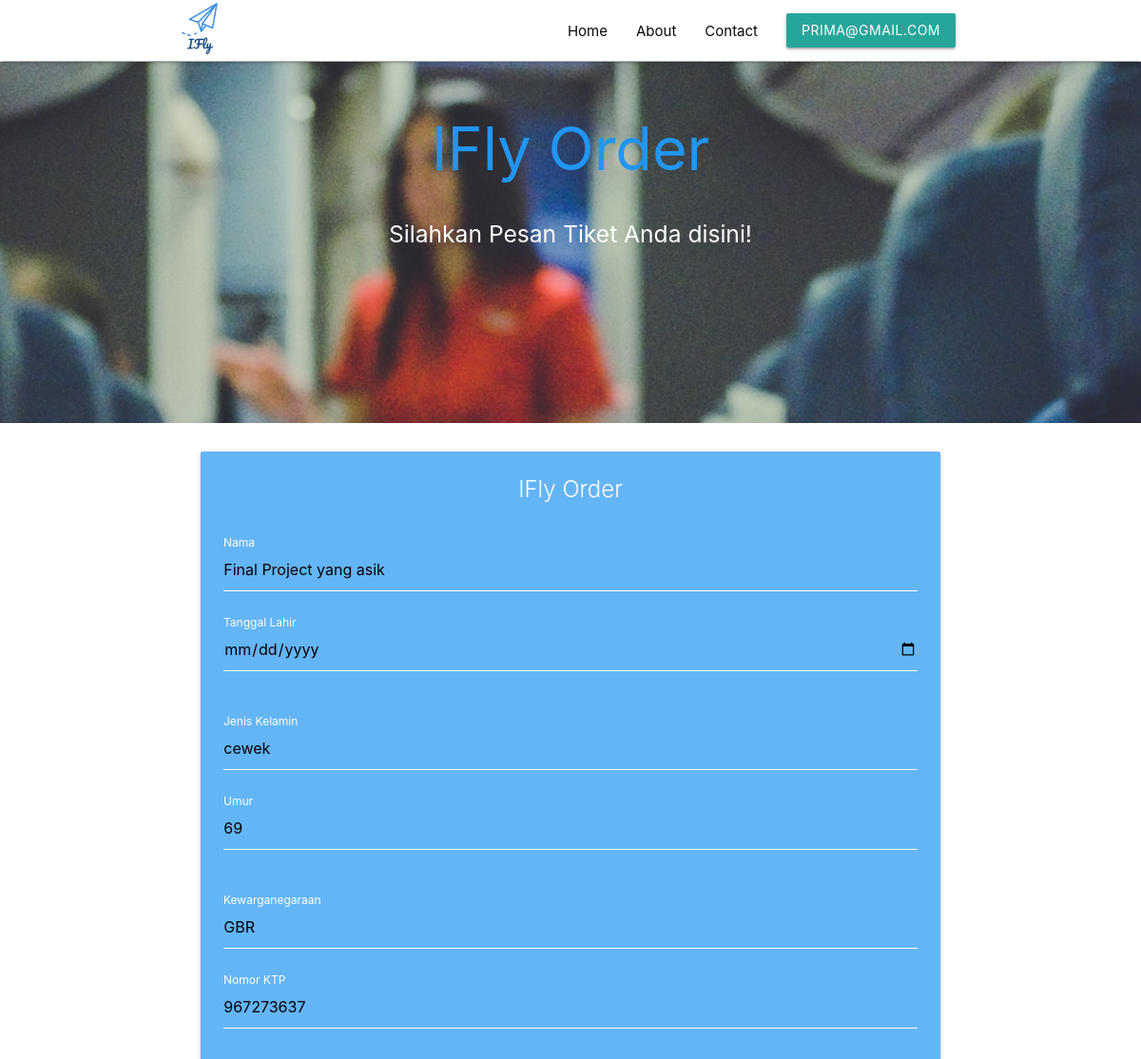
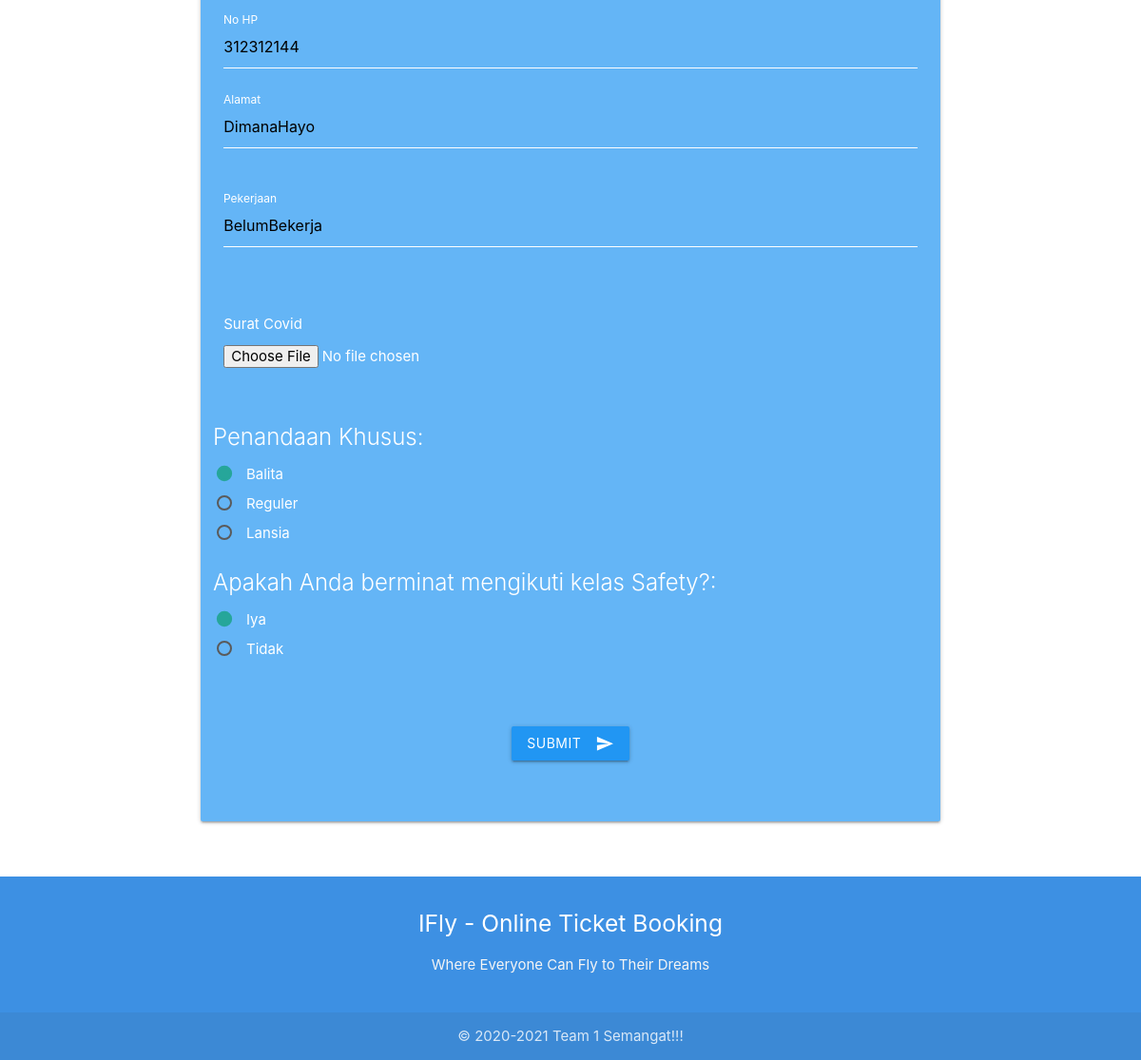
Screenshot of /order.php (signed in) with the database file from the repository (2 pictures, top to bottom).
### tables this page shows
CREATE TABLE IF NOT EXISTS `pelanggan` (
  `id_pelanggan` int(11) NOT NULL AUTO_INCREMENT,
  `id_status_pelanggan` tinyint(4) NOT NULL,
  `id_kelas_safety` tinyint(4) NOT NULL,
  `nama` varchar(50) NOT NULL,
  `tgl_lahir` datetime NOT NULL,
  `jenis_kelamin` varchar(50) NOT NULL,
  `umur` tinyint(2) NOT NULL,
  `kewarganegaraan` varchar(20) NOT NULL,
  `email` varchar(50) NOT NULL,
  `nomor_ktp` varchar(16) NOT NULL,
  `no_hp` varchar(13) NOT NULL,
  `alamat` varchar(150) NOT NULL,
  `pekerjaan` varchar(25) NOT NULL,
  `suket_covid` varchar(50) DEFAULT NULL,
  PRIMARY KEY (`id_pelanggan`)
);

### order.php (the view, shortened to what this page needs)
<?php
    $id = $_SESSION['id'];
    include 'conn.php';
    $sql = "SELECT * FROM pelanggan WHERE `id_pelanggan`= $id";
    $result = mysqli_query($conn,$sql);
    $row = $result->fetch_assoc();
    include 'header.php';
?>
    <div class="register">
      <div id="index-banner" class="parallax-container">
        <div class="section no-pad-bot">
          <div class="container">
            <br><br>
            <h1 class="header center blue-text">IFly Order</h1>
            <div class="row center">
              <h5 class="header col s12 white-text">Silahkan Pesan Tiket Anda disini!</h5>
            </div>
            <br><br>
          </div>
        </div>
        <div width="100%" class="parallax"><img src="images/Parallax5.jpg" alt="Unsplashed background img 1"></div>
      </div>
      <br>
      <div class="row">
        <div class="col s8 offset-s2">
          <div class="card blue lighten-2">
            <div class="card-content white-text">
            <span class="card-title center-align">IFly Order</span>
            <br>
              <div class="row">
                <form class="col s12" name="form1" form action="order.php" method="POST" enctype="multipart/form-data" onsubmit="required()">
                  <div class="row">
                    <div class="input-field col s12">
                      <input id="nama" name="nama" type="text" value="<?= $row['nama']?>" class="validate" required>
                      <label for="nama">Nama</label>
                    </div>
                    <div class="input-field col s12">
                      <input id="tgl_lahir" name="tgl_lahir" type="date" value="<?= $row['tgl_lahir']?>" class="validate" required>
                      <label for="tgl_lahir">Tanggal Lahir</label>
                    </div>
                  </div>
                  <div class="row">
                    <div class="input-field col s12">
                      <input id="jenis_kelamin" name="jenis_kelamin" type="text"  value="<?= $row['jenis_kelamin']?>" class="validate" required>
                      <label for="jenis_kelamin">Jenis Kelamin</label>
                    </div>
                    <div class="input-field col s12">
                      <input id="umur" name="umur" type="text" value="<?= $row['umur']?>" class="validate" required>
                      <label for="umur">Umur</label>
                    </div>
                  </div>
                  <div class="row">
                    <div class="input-field col s12">
                      <input id="kewarganegaraan" name="kewarganegaraan" type="text" value="<?= $row['kewarganegaraan']?>" class="validate" required>
                      <label for="kewarganegaraan">Kewarganegaraan</label>
                    </div>
                    <div class="input-field col s12">
                      <input id="nomor_ktp" name="nomor_ktp" type="text" value="<?= $row['nomor_ktp']?>" class="validate" required>
                      <label for="nomor_ktp">Nomor KTP</label>
                    </div>
                  </div>
                  <div class="row">
                    <div class="input-field col s12">
                      <input id="no_hp" name="no_hp" type="text" value="<?= $row['no_hp']?>"class="validate" required>
                      <label for="no_hp">No HP</label>
                    </div>
                    <div class="input-field col s12">
                      <input id="alamat" name="alamat" type="text" value="<?= $row['alamat']?>" class="validate" required>
                      <label for="alamat">Alamat</label>
                    </div>
                  </div>
                  <div class="row">
                    <div class="input-field col s12">
                      <input id="pekerjaan" name="pekerjaan" type="text" value="<?= $row['pekerjaan']?>" class="validate" required>
                      <label for="pekerjaan">Pekerjaan</label>
                    </div>
                  </div>
                  <div class="row">
                    <div class="input-field col s12">
                      <label for="suket_covid">Surat Covid</label>
                      <br>
                      <br>
                      <input id="suket_covid" name="suket_covid" type="file" class="validate" required>
                    </div>
                  </div>
                  <br>
                  <div class="row">
                    <span class="card-title left-align">Penandaan Khusus:</span>
                    <p>
                      <label>
                        <span class="white-text">Balita</span>
                      </label>
                    </p>
                    <p>
                      <label>
                        <span class="white-text">Reguler</span>
                      </label>
                    </p>
                    <p>
                      <label>
                        <span class="white-text">Lansia</span>
                      </label>
                    </p>
                  </div>
                  <div class="row">
                    <span class="card-title left-align">Apakah Anda berminat mengikuti kelas Safety?:</span>
                    <p>
                      <label>
                        <span class="white-text">Iya</span>
                      </label>
                    </p>
                    <p>
                      <label>
                        <span class="white-text">Tidak</span>
                      </label>
                    </p>
                  </div>
                  <br>
                  <br>
                  <div class="row">
                    <div class="center-align">
                      <button class="btn blue waves-effect waves-light center-align" type="submit" name="submit" id="submit">Submit
                        <i class="material-icons right">send</i>
                      </button>
                    </div>
                  </div>
                  </div>
              </div>
            </div>
          </div>
        </div>
      </div>
      <br>
<?php
include 'footer.php';
?>

### css/style.css (style rules this page uses)
p { line-height: 2rem; }
.parallax-container { min-height: 380px; line-height: 0; height: auto; width: 100%; color: rgba(255,255,255,.9); }
.parallax-container .section { width: 100%; }

### rows the page displays
pelanggan: nama "Final Project yang asik", jenis_kelamin "cewek", umur "69", kewarganegaraan "GBR", nomor_ktp "967273637", no_hp "312312144", alamat "DimanaHayo", pekerjaan "BelumBekerja"

### other values shown
$_SESSION['email'] "PRIMA@GMAIL.COM"
